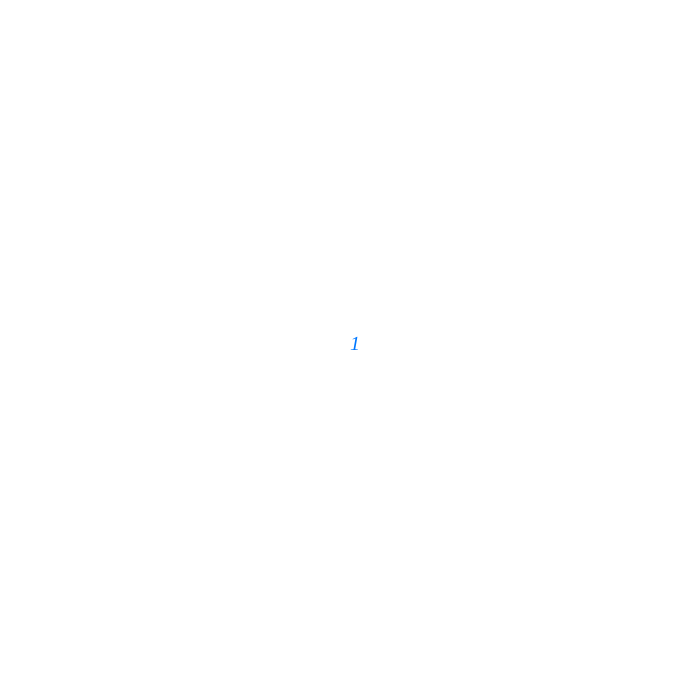
Frame 1 (no input)
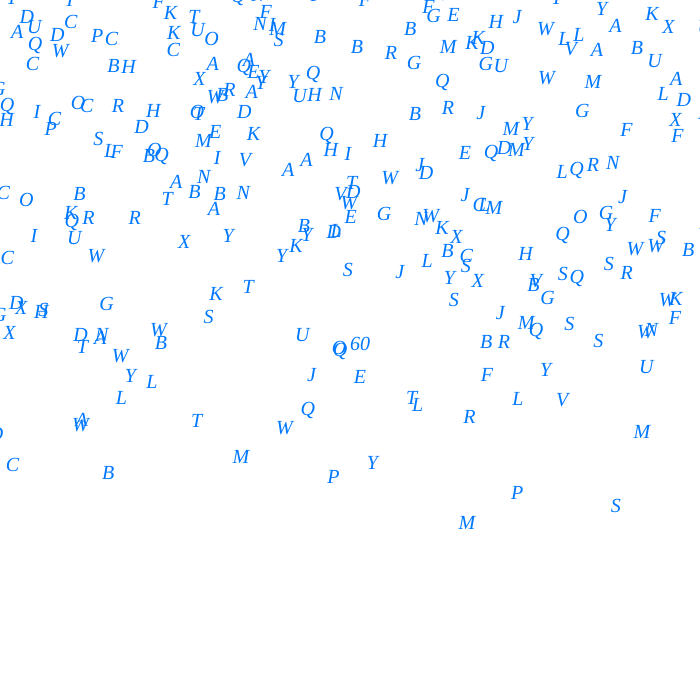
Frame 60 (no input)
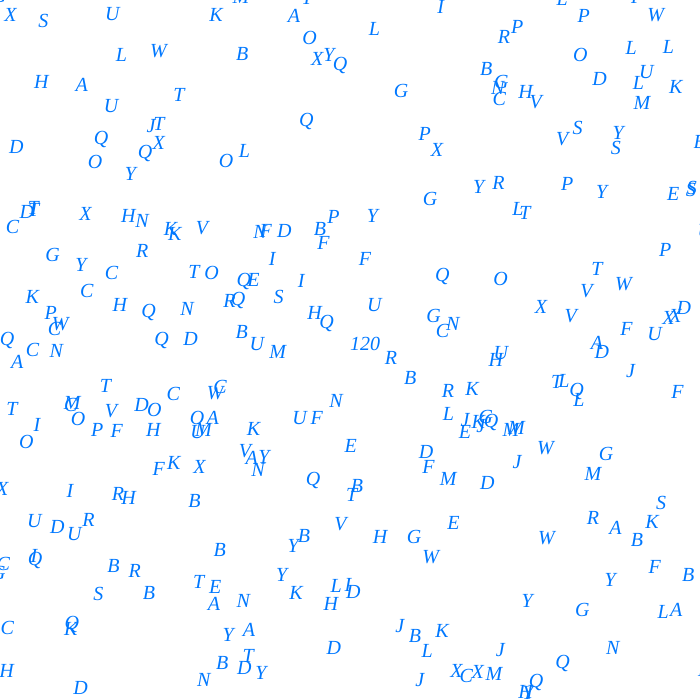
Frame 120 (the mouse pressed at the canvas centre since frame 60)

The p5.js sketch that drew these frames (run headless with seeded random() and noise() and a simulated clock; from frame 60 on, the mouse is pressed at the canvas centre):

// p5.js sketch
// ── sketch.js

var droplets = [];
var numdrops = 400;
var col;
var randlist = [];
var shrinklist = []
var te;
function setup() {
  createCanvas(700, 700);
  for(var j =0; j< numdrops; j++){
    randlist.push(random(65, 90));
    shrinklist.push(random(0, numdrops));
  }

  for(var i =0; i<numdrops; i++){
    col = color(0, 120, 255);
    te = String.fromCharCode(randlist[i]);
    var temp = new Drops(col, te);
    droplets.push(temp);
  }

}

function draw() {
background(255);
  for(var i =0; i<numdrops; i++){
    droplets[i].shrink(shrinklist[i]);
    if(i != shrinklist[i]){
      droplets[i].windforce();
      droplets[i].show();
      droplets[i].move();
      droplets[i].repeat();
     }
  }
  text(frameCount, width/2, height/2);
}

function Drops(col, te){
  var x = random(-100, width);
  var y = random(-500, 0);
  var g = random(3, 10);
  var windforce = 0;
  var length = 25;
  this.show = function(){
    strokeWeight(2);
    textSize(20);
    fill(col);
    textFont("cursive");
    textStyle(ITALIC);
    text(te, x, y);
  }
  this.move = function(){
    y += g;
  }
  this.repeat = function(){
    if(y > height || x > width){
      y = random(-500, 0);
    }
  }
  this.shrink = function(){
    textSize(random(5, 10));
    // line(x, y,x, y + length - random(15, 23));
  }
  this.windforce = function(){
    x+= windforce;

  }
}
